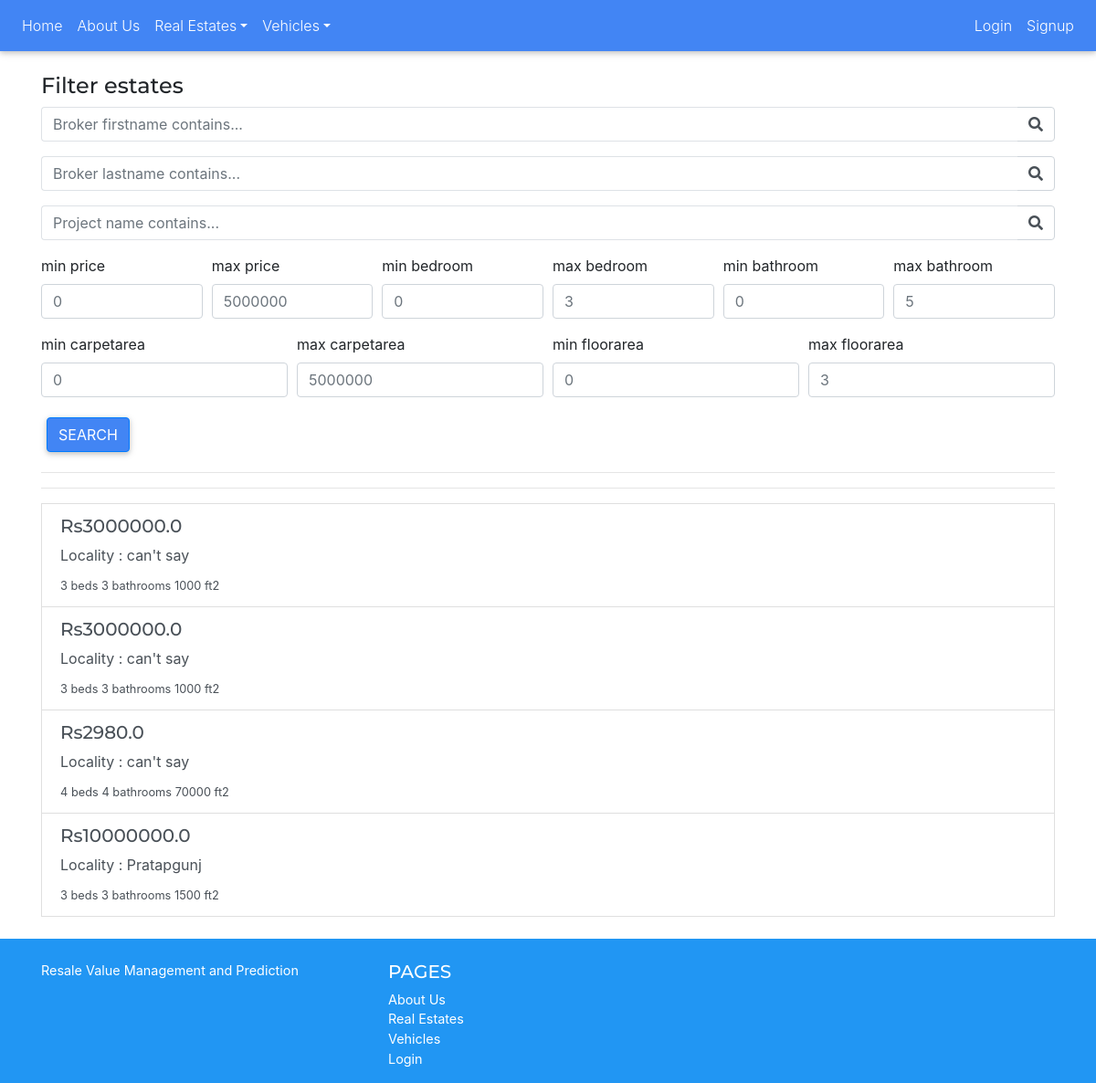
The app's page /search/, older data.
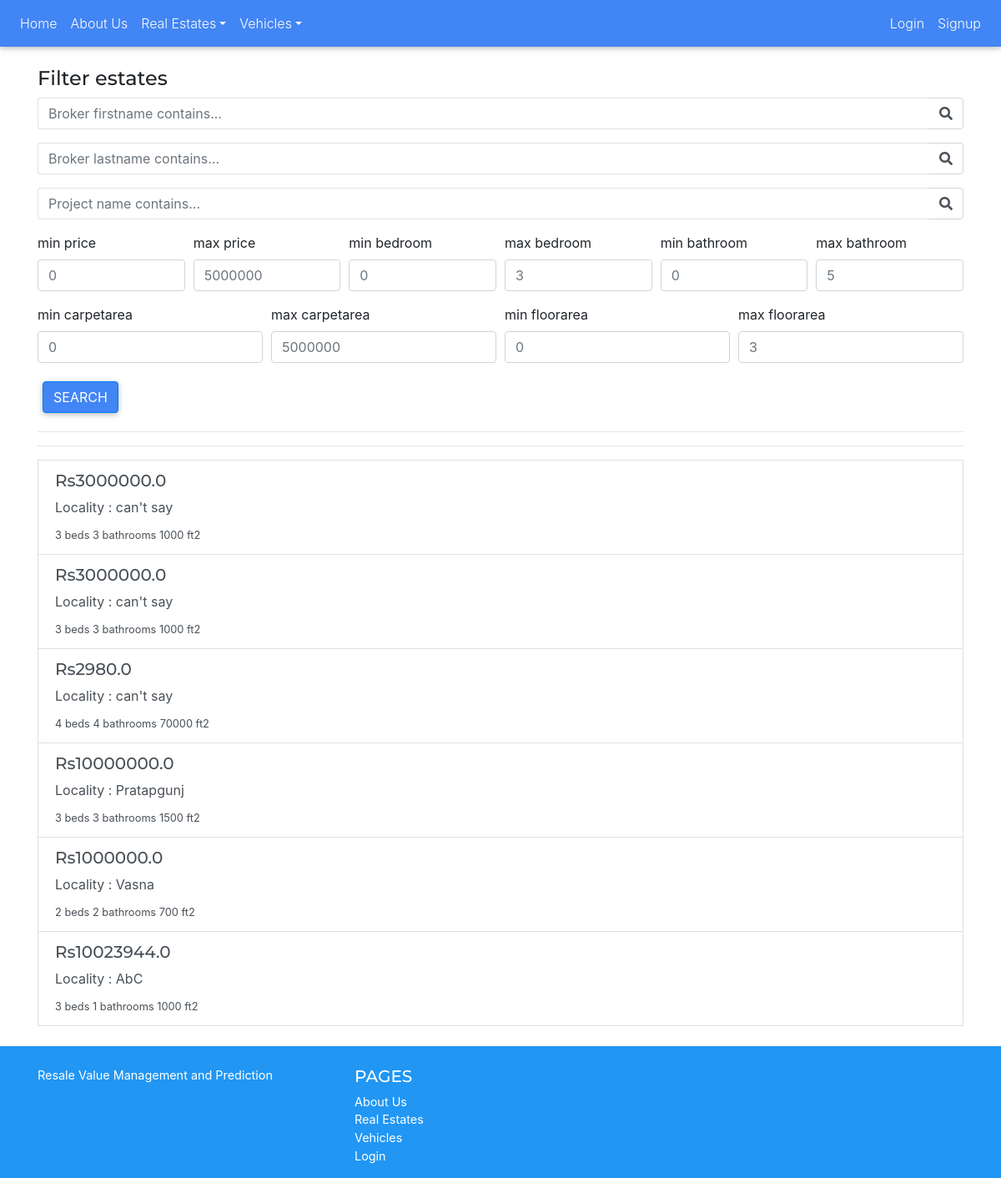
The same page, newer data.
### BrokerUI/models.py (models this page shows, shortened)
class Estate(models.Model):
    choices_furnished = [('yes','yes'),('no','no'),('semi','semi')]
    choices_construction = [('under_construction','under_construction'),('launched','launched'),('ready_to_move','ready to move')]
    type_choices=[('apartments','apartments'),('sale-floors','sale-floors'),('houses','houses')]
    broker = models.ForeignKey(Profile,on_delete=models.CASCADE)
    lat = models.FloatField()
    lon = models.FloatField()
    price = models.FloatField()
    bedroom = models.PositiveIntegerField()
    bathroom = models.PositiveIntegerField()
    carpetarea = models.IntegerField()
    builtuparea = models.IntegerField()
    project = models.CharField(max_length=400,default='can\'t say')
    furnished= models.CharField(max_length=10,choices=choices_furnished,default='can\'t say')
    construction_status = models.CharField(max_length=50,choices=choices_construction,default='can\'t say')
    sublocality = models.CharField(max_length=100,default='can\'t say')
    type=models.CharField(max_length=100,default='can\'t say', choices = type_choices)

### BrokerUI/views.py (the view)
# urls.py: path('search/',views.query,name='query'),
def query(request):
    qs = Estate.objects.all()
    broker_firstname_query = request.GET.get('broker_firstname_contains')
    broker_lastname_query = request.GET.get('broker_lastname_contains')
    project_name_query = request.GET.get('project')
    min_price_query,max_price_query,min_bedroom,max_bedroom,min_bathroom,max_bathroom,min_carpetarea,max_carpetarea,min_floorarea,max_floorarea = request.GET.get('min_price'),request.GET.get('max_price'),request.GET.get('min_bedroom'),request.GET.get('max_bedroom'),request.GET.get('min_bathroom'),request.GET.get('max_bathroom'),request.GET.get('min_carpetarea'),request.GET.get('max_carpetarea'),request.GET.get('min_floorarea'),request.GET.get('max_floorarea')
    if broker_firstname_query !='' and broker_firstname_query is not None:
        qs = qs.filter(broker__user__first_name__icontains=broker_firstname_query)
    if broker_lastname_query !='' and broker_lastname_query is not None:
        qs = qs.filter(broker__user__last_name__icontains=broker_lastname_query)
    if min_price_query != '' and min_price_query is not None:
        qs = qs.filter(price__gte = float(min_price_query))
    if max_price_query != '' and max_price_query is not None:
        qs = qs.filter(price__lte = float(max_price_query))
    if min_bedroom != '' and min_bedroom is not None:
        qs = qs.filter(bedroom__gte = float(min_bedroom))
    if max_bedroom != '' and max_bedroom is not None:
        qs = qs.filter(bedroom__lte = float(max_bedroom))
    if min_bathroom != '' and min_bathroom is not None:
        qs = qs.filter(bathroom__gte = float(min_bathroom))
    if max_bathroom != '' and max_bathroom is not None:
        qs = qs.filter(bathroom__lte = float(max_bathroom))
    if min_carpetarea != '' and min_carpetarea is not None:
        qs = qs.filter(carpetarea__gte=float(min_carpetarea))
    if max_carpetarea != '' and max_carpetarea is not None:
        qs = qs.filter(carpetarea__lte=float(max_carpetarea))
    if min_floorarea != '' and min_floorarea is not None:
        qs = qs.filter(builtuparea__gte=float(min_floorarea))
    if max_floorarea != '' and max_floorarea is not None:
        qs = qs.filter(builtuparea__lte=float(max_floorarea))
    context={
        'queryset':qs
    }
    return render(request,'BrokerUI/query.html',context)

### BrokerUI/templates/BrokerUI/query.html (shortened to what the changed rows need)
{% extends 'SellerUI/base.html' %}
{% block bodyblock %}
<br>
<div class="container">
    {% for e in queryset%}
      <a href="{% url 'estate_detail' pk=e.pk%}" class="list-group-item list-group-item-action flex-column align-items-start">
        <div class="d-flex w-100 justify-content-between">
          <h5 class="mb-2 h5">Rs{{e.price}}</h5>
        </div>
        <p class="mb-2">Locality : {{e.sublocality}}</p>
        <small>{{e.bedroom}} beds </small>
        <small>{{e.bathroom}} bathrooms </small>
        <small>{{e.carpetarea}} ft2</small>
      </a>
      {% empty%}
          <h5 class='font-color'>No vehicles!</h5>
      {% endfor %}
</div>
<br>
{% endblock %}

Row changes from the older to the newer data that the page shows:
added Estate: price "1000000.0", sublocality "Vasna", bedroom "2", bathroom "2", carpetarea "700"
added Estate: price "10023944.0", sublocality "AbC", bedroom "3", bathroom "1", carpetarea "1000"
